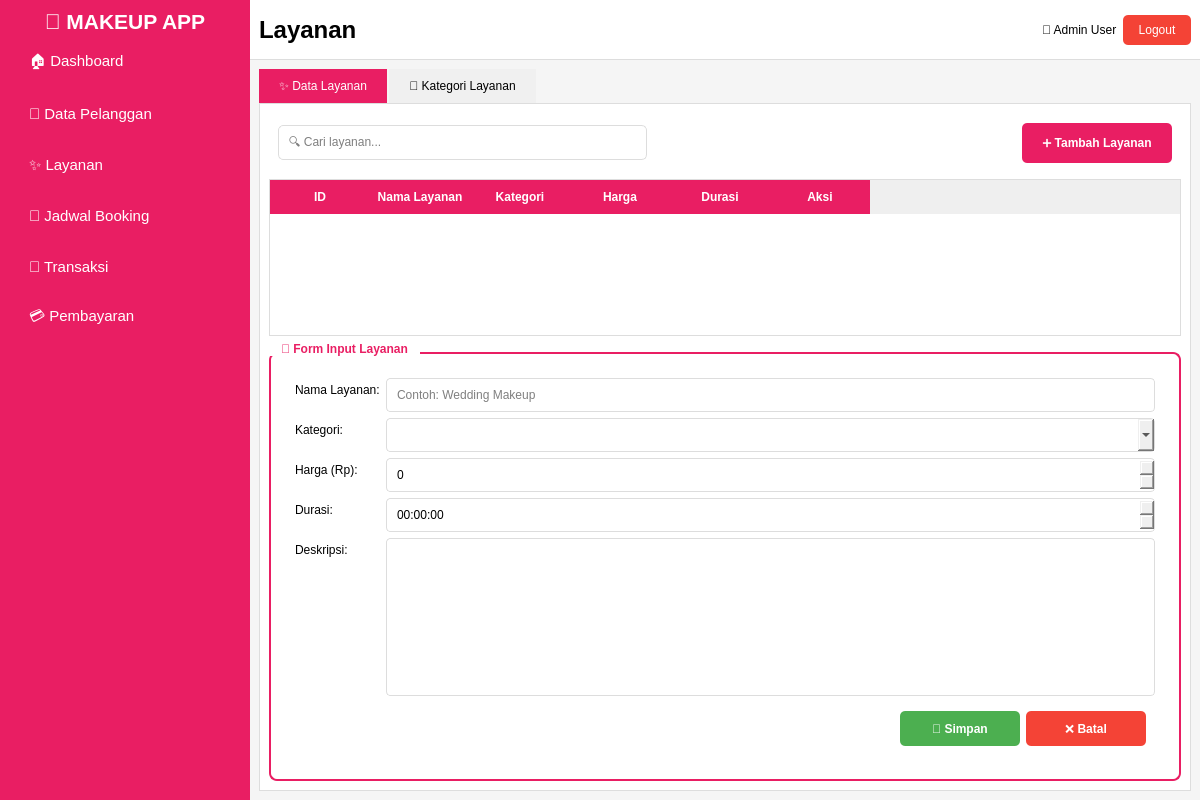
<?xml version="1.0" encoding="UTF-8"?>
<ui version="4.0">
 <class>MainWindow</class>
 <widget class="QMainWindow" name="MainWindow">
  <property name="geometry">
   <rect>
    <x>0</x>
    <y>0</y>
    <width>1200</width>
    <height>800</height>
   </rect>
  </property>
  <property name="windowTitle">
   <string>Layanan - Aplikasi Jasa Makeup</string>
  </property>
  <widget class="QWidget" name="centralwidget">
   <layout class="QHBoxLayout" name="horizontalLayout">
    <property name="spacing">
     <number>0</number>
    </property>
    <property name="leftMargin">
     <number>0</number>
    </property>
    <property name="topMargin">
     <number>0</number>
    </property>
    <property name="rightMargin">
     <number>0</number>
    </property>
    <property name="bottomMargin">
     <number>0</number>
    </property>
    <item>
     <widget class="QFrame" name="frameSidebar">
      <property name="minimumSize">
       <size>
        <width>250</width>
        <height>0</height>
       </size>
      </property>
      <property name="maximumSize">
       <size>
        <width>250</width>
        <height>16777215</height>
       </size>
      </property>
      <property name="styleSheet">
       <string notr="true">QFrame#frameSidebar {
    background-color: #E91E63;
}

QPushButton {
    background-color: transparent;
    color: white;
    text-align: left;
    padding-left: 20px;
    border: none;
    font-size: 11pt;
}

QPushButton:hover {
    background-color: #C2185B;
}

QLabel {
    color: white;
}</string>
      </property>
      <layout class="QVBoxLayout" name="verticalLayout">
       <item>
        <widget class="QLabel" name="lblLogo">
         <property name="font">
          <font>
           <pointsize>16</pointsize>
           <weight>75</weight>
           <bold>true</bold>
          </font>
         </property>
         <property name="text">
          <string>💄 MAKEUP APP</string>
         </property>
         <property name="alignment">
          <set>Qt::AlignCenter</set>
         </property>
         <property name="margin">
          <number>20</number>
         </property>
        </widget>
       </item>
       <item>
        <widget class="QPushButton" name="btnDashboard">
         <property name="minimumSize">
          <size>
           <width>0</width>
           <height>45</height>
          </size>
         </property>
         <property name="text">
          <string>🏠 Dashboard</string>
         </property>
        </widget>
       </item>
       <item>
        <widget class="QPushButton" name="btnPelanggan">
         <property name="minimumSize">
          <size>
           <width>0</width>
           <height>45</height>
          </size>
         </property>
         <property name="text">
          <string>👥 Data Pelanggan</string>
         </property>
        </widget>
       </item>
       <item>
        <widget class="QPushButton" name="btnLayanan">
         <property name="minimumSize">
          <size>
           <width>0</width>
           <height>45</height>
          </size>
         </property>
         <property name="text">
          <string>✨ Layanan</string>
         </property>
        </widget>
       </item>
       <item>
        <widget class="QPushButton" name="btnJadwal">
         <property name="minimumSize">
          <size>
           <width>0</width>
           <height>45</height>
          </size>
         </property>
         <property name="text">
          <string>📅 Jadwal Booking</string>
         </property>
        </widget>
       </item>
       <item>
        <widget class="QPushButton" name="btnTransaksi">
         <property name="minimumSize">
          <size>
           <width>0</width>
           <height>45</height>
          </size>
         </property>
         <property name="text">
          <string>🛒 Transaksi</string>
         </property>
        </widget>
       </item>
       <item>
        <widget class="QPushButton" name="btnPembayaran">
         <property name="minimumSize">
          <size>
           <width>0</width>
           <height>45</height>
          </size>
         </property>
         <property name="text">
          <string>💳 Pembayaran</string>
         </property>
        </widget>
       </item>
       <item>
        <spacer name="verticalSpacer">
         <property name="orientation">
          <enum>Qt::Vertical</enum>
         </property>
         <property name="sizeHint" stdset="0">
          <size>
           <width>20</width>
           <height>40</height>
          </size>
         </property>
        </spacer>
       </item>
      </layout>
     </widget>
    </item>
    <item>
     <widget class="QWidget" name="widgetContent" native="true">
      <layout class="QVBoxLayout" name="verticalLayout_2">
       <property name="spacing">
        <number>0</number>
       </property>
       <property name="leftMargin">
        <number>0</number>
       </property>
       <property name="topMargin">
        <number>0</number>
       </property>
       <property name="rightMargin">
        <number>0</number>
       </property>
       <property name="bottomMargin">
        <number>0</number>
       </property>
       <item>
        <widget class="QFrame" name="frameHeader">
         <property name="minimumSize">
          <size>
           <width>0</width>
           <height>60</height>
          </size>
         </property>
         <property name="maximumSize">
          <size>
           <width>16777215</width>
           <height>60</height>
          </size>
         </property>
         <property name="styleSheet">
          <string notr="true">QFrame#frameHeader {
    background-color: white;
    border-bottom: 1px solid #ddd;
}</string>
         </property>
         <layout class="QHBoxLayout" name="horizontalLayout_2">
          <item>
           <widget class="QLabel" name="lblPageTitle">
            <property name="font">
             <font>
              <pointsize>18</pointsize>
              <weight>75</weight>
              <bold>true</bold>
             </font>
            </property>
            <property name="text">
             <string>Layanan</string>
            </property>
           </widget>
          </item>
          <item>
           <spacer name="horizontalSpacer">
            <property name="orientation">
             <enum>Qt::Horizontal</enum>
            </property>
            <property name="sizeHint" stdset="0">
             <size>
              <width>40</width>
              <height>20</height>
             </size>
            </property>
           </spacer>
          </item>
          <item>
           <widget class="QLabel" name="lblUsername">
            <property name="text">
             <string>👤 Admin User</string>
            </property>
           </widget>
          </item>
          <item>
           <widget class="QPushButton" name="btnLogout">
            <property name="styleSheet">
             <string notr="true">QPushButton {
    background-color: #f44336;
    color: white;
    border: none;
    border-radius: 5px;
    padding: 8px 15px;
}
QPushButton:hover {
    background-color: #da190b;
}</string>
            </property>
            <property name="text">
             <string>Logout</string>
            </property>
           </widget>
          </item>
         </layout>
        </widget>
       </item>
       <item>
        <widget class="QWidget" name="pageContent" native="true">
         <property name="styleSheet">
          <string notr="true">QWidget#pageContent {
    background-color: #f5f5f5;
}

QTabWidget::pane {
    border: 1px solid #ddd;
    background-color: white;
}

QTabBar::tab {
    background-color: #f0f0f0;
    padding: 10px 20px;
    margin-right: 2px;
}

QTabBar::tab:selected {
    background-color: #E91E63;
    color: white;
}</string>
         </property>
         <layout class="QVBoxLayout" name="verticalLayout_3">
          <item>
           <widget class="QTabWidget" name="tabLayanan">
            <property name="currentIndex">
             <number>0</number>
            </property>
            <widget class="QWidget" name="tabDataLayanan">
             <attribute name="title">
              <string>✨ Data Layanan</string>
             </attribute>
             <layout class="QVBoxLayout" name="verticalLayout_4">
              <item>
               <widget class="QFrame" name="frameSearch">
                <property name="minimumSize">
                 <size>
                  <width>0</width>
                  <height>60</height>
                 </size>
                </property>
                <property name="maximumSize">
                 <size>
                  <width>16777215</width>
                  <height>60</height>
                 </size>
                </property>
                <layout class="QHBoxLayout" name="horizontalLayout_3">
                 <item>
                  <widget class="QLineEdit" name="txtSearchLayanan">
                   <property name="minimumSize">
                    <size>
                     <width>300</width>
                     <height>35</height>
                    </size>
                   </property>
                   <property name="styleSheet">
                    <string notr="true">QLineEdit {
    border: 1px solid #ddd;
    border-radius: 5px;
    padding: 8px;
}
QLineEdit:focus {
    border: 2px solid #E91E63;
}</string>
                   </property>
                   <property name="placeholderText">
                    <string>🔍 Cari layanan...</string>
                   </property>
                  </widget>
                 </item>
                 <item>
                  <spacer name="horizontalSpacer_2">
                   <property name="orientation">
                    <enum>Qt::Horizontal</enum>
                   </property>
                   <property name="sizeHint" stdset="0">
                    <size>
                     <width>40</width>
                     <height>20</height>
                    </size>
                   </property>
                  </spacer>
                 </item>
                 <item>
                  <widget class="QPushButton" name="btnTambahLayanan">
                   <property name="minimumSize">
                    <size>
                     <width>0</width>
                     <height>40</height>
                    </size>
                   </property>
                   <property name="styleSheet">
                    <string notr="true">QPushButton {
    background-color: #E91E63;
    color: white;
    padding: 10px 20px;
    border: none;
    border-radius: 5px;
    font-weight: bold;
}
QPushButton:hover {
    background-color: #C2185B;
}</string>
                   </property>
                   <property name="text">
                    <string>➕ Tambah Layanan</string>
                   </property>
                  </widget>
                 </item>
                </layout>
               </widget>
              </item>
              <item>
               <widget class="QTableWidget" name="tableLayanan">
                <property name="styleSheet">
                 <string notr="true">QTableWidget {
    background-color: white;
    border: 1px solid #ddd;
    gridline-color: #f0f0f0;
}
QTableWidget::item:selected {
    background-color: #FCE4EC;
    color: #333;
}
QHeaderView::section {
    background-color: #E91E63;
    color: white;
    padding: 8px;
    border: none;
    font-weight: bold;
}</string>
                </property>
                <property name="alternatingRowColors">
                 <bool>true</bool>
                </property>
                <column>
                 <property name="text">
                  <string>ID</string>
                 </property>
                </column>
                <column>
                 <property name="text">
                  <string>Nama Layanan</string>
                 </property>
                </column>
                <column>
                 <property name="text">
                  <string>Kategori</string>
                 </property>
                </column>
                <column>
                 <property name="text">
                  <string>Harga</string>
                 </property>
                </column>
                <column>
                 <property name="text">
                  <string>Durasi</string>
                 </property>
                </column>
                <column>
                 <property name="text">
                  <string>Aksi</string>
                 </property>
                </column>
               </widget>
              </item>
              <item>
               <widget class="QGroupBox" name="groupFormLayanan">
                <property name="styleSheet">
                 <string notr="true">QGroupBox {
    border: 2px solid #E91E63;
    border-radius: 8px;
    margin-top: 10px;
    padding: 15px;
    background-color: white;
    font-weight: bold;
}
QGroupBox::title {
    subcontrol-origin: margin;
    subcontrol-position: top left;
    padding: 0 10px;
    background-color: white;
    color: #E91E63;
}</string>
                </property>
                <property name="title">
                 <string>📝 Form Input Layanan</string>
                </property>
                <layout class="QFormLayout" name="formLayout">
                 <item row="0" column="0">
                  <widget class="QLabel" name="label">
                   <property name="text">
                    <string>Nama Layanan:</string>
                   </property>
                  </widget>
                 </item>
                 <item row="0" column="1">
                  <widget class="QLineEdit" name="txtNamaLayanan">
                   <property name="styleSheet">
                    <string notr="true">QLineEdit {
    border: 1px solid #ddd;
    border-radius: 4px;
    padding: 8px;
}</string>
                   </property>
                   <property name="placeholderText">
                    <string>Contoh: Wedding Makeup</string>
                   </property>
                  </widget>
                 </item>
                 <item row="1" column="0">
                  <widget class="QLabel" name="label_2">
                   <property name="text">
                    <string>Kategori:</string>
                   </property>
                  </widget>
                 </item>
                 <item row="1" column="1">
                  <widget class="QComboBox" name="cmbKategori">
                   <property name="styleSheet">
                    <string notr="true">QComboBox {
    border: 1px solid #ddd;
    border-radius: 4px;
    padding: 8px;
}</string>
                   </property>
                  </widget>
                 </item>
                 <item row="2" column="0">
                  <widget class="QLabel" name="label_3">
                   <property name="text">
                    <string>Harga (Rp):</string>
                   </property>
                  </widget>
                 </item>
                 <item row="2" column="1">
                  <widget class="QSpinBox" name="spinHarga">
                   <property name="styleSheet">
                    <string notr="true">QSpinBox {
    border: 1px solid #ddd;
    border-radius: 4px;
    padding: 8px;
}</string>
                   </property>
                   <property name="maximum">
                    <number>999999999</number>
                   </property>
                  </widget>
                 </item>
                 <item row="3" column="0">
                  <widget class="QLabel" name="label_4">
                   <property name="text">
                    <string>Durasi:</string>
                   </property>
                  </widget>
                 </item>
                 <item row="3" column="1">
                  <widget class="QTimeEdit" name="timeDurasi">
                   <property name="styleSheet">
                    <string notr="true">QTimeEdit {
    border: 1px solid #ddd;
    border-radius: 4px;
    padding: 8px;
}</string>
                   </property>
                  </widget>
                 </item>
                 <item row="4" column="0">
                  <widget class="QLabel" name="label_5">
                   <property name="text">
                    <string>Deskripsi:</string>
                   </property>
                  </widget>
                 </item>
                 <item row="4" column="1">
                  <widget class="QTextEdit" name="txtDeskripsi">
                   <property name="minimumSize">
                    <size>
                     <width>0</width>
                     <height>60</height>
                    </size>
                   </property>
                   <property name="styleSheet">
                    <string notr="true">QTextEdit {
    border: 1px solid #ddd;
    border-radius: 4px;
    padding: 8px;
}</string>
                   </property>
                  </widget>
                 </item>
                 <item row="5" column="1">
                  <widget class="QWidget" name="widget" native="true">
                   <layout class="QHBoxLayout" name="horizontalLayout_4">
                    <item>
                     <spacer name="horizontalSpacer_3">
                      <property name="orientation">
                       <enum>Qt::Horizontal</enum>
                      </property>
                      <property name="sizeHint" stdset="0">
                       <size>
                        <width>40</width>
                        <height>20</height>
                       </size>
                      </property>
                     </spacer>
                    </item>
                    <item>
                     <widget class="QPushButton" name="btnSimpanLayanan">
                      <property name="minimumSize">
                       <size>
                        <width>120</width>
                        <height>35</height>
                       </size>
                      </property>
                      <property name="styleSheet">
                       <string notr="true">QPushButton {
    background-color: #4CAF50;
    color: white;
    border: none;
    border-radius: 5px;
    font-weight: bold;
}
QPushButton:hover {
    background-color: #45a049;
}</string>
                      </property>
                      <property name="text">
                       <string>💾 Simpan</string>
                      </property>
                     </widget>
                    </item>
                    <item>
                     <widget class="QPushButton" name="btnBatalLayanan">
                      <property name="minimumSize">
                       <size>
                        <width>120</width>
                        <height>35</height>
                       </size>
                      </property>
                      <property name="styleSheet">
                       <string notr="true">QPushButton {
    background-color: #f44336;
    color: white;
    border: none;
    border-radius: 5px;
    font-weight: bold;
}
QPushButton:hover {
    background-color: #da190b;
}</string>
                      </property>
                      <property name="text">
                       <string>❌ Batal</string>
                      </property>
                     </widget>
                    </item>
                   </layout>
                  </widget>
                 </item>
                </layout>
               </widget>
              </item>
             </layout>
            </widget>
            <widget class="QWidget" name="tabKategori">
             <attribute name="title">
              <string>📂 Kategori Layanan</string>
             </attribute>
             <layout class="QVBoxLayout" name="verticalLayout_5">
              <item>
               <widget class="QFrame" name="frame">
                <property name="minimumSize">
                 <size>
                  <width>0</width>
                  <height>60</height>
                 </size>
                </property>
                <property name="maximumSize">
                 <size>
                  <width>16777215</width>
                  <height>60</height>
                 </size>
                </property>
                <layout class="QHBoxLayout" name="horizontalLayout_5">
                 <item>
                  <widget class="QLineEdit" name="txtSearchKategori">
                   <property name="minimumSize">
                    <size>
                     <width>300</width>
                     <height>35</height>
                    </size>
                   </property>
                   <property name="styleSheet">
                    <string notr="true">QLineEdit {
    border: 1px solid #ddd;
    border-radius: 5px;
    padding: 8px;
}</string>
                   </property>
                   <property name="placeholderText">
                    <string>🔍 Cari kategori...</string>
                   </property>
                  </widget>
                 </item>
                 <item>
                  <spacer name="horizontalSpacer_4">
                   <property name="orientation">
                    <enum>Qt::Horizontal</enum>
                   </property>
                   <property name="sizeHint" stdset="0">
                    <size>
                     <width>40</width>
                     <height>20</height>
                    </size>
                   </property>
                  </spacer>
                 </item>
                 <item>
                  <widget class="QPushButton" name="btnTambahKategori">
                   <property name="minimumSize">
                    <size>
                     <width>0</width>
                     <height>40</height>
                    </size>
                   </property>
                   <property name="styleSheet">
                    <string notr="true">QPushButton {
    background-color: #E91E63;
    color: white;
    padding: 10px 20px;
    border: none;
    border-radius: 5px;
    font-weight: bold;
}
QPushButton:hover {
    background-color: #C2185B;
}</string>
                   </property>
                   <property name="text">
                    <string>➕ Tambah Kategori</string>
                   </property>
                  </widget>
                 </item>
                </layout>
               </widget>
              </item>
              <item>
               <widget class="QTableWidget" name="tableKategori">
                <property name="styleSheet">
                 <string notr="true">QTableWidget {
    background-color: white;
    border: 1px solid #ddd;
    gridline-color: #f0f0f0;
}
QTableWidget::item:selected {
    background-color: #FCE4EC;
    color: #333;
}
QHeaderView::section {
    background-color: #E91E63;
    color: white;
    padding: 8px;
    border: none;
    font-weight: bold;
}</string>
                </property>
                <property name="alternatingRowColors">
                 <bool>true</bool>
                </property>
                <column>
                 <property name="text">
                  <string>ID</string>
                 </property>
                </column>
                <column>
                 <property name="text">
                  <string>Nama Kategori</string>
                 </property>
                </column>
                <column>
                 <property name="text">
                  <string>Aksi</string>
                 </property>
                </column>
               </widget>
              </item>
             </layout>
            </widget>
           </widget>
          </item>
         </layout>
        </widget>
       </item>
      </layout>
     </widget>
    </item>
   </layout>
  </widget>
 </widget>
 <resources/>
 <connections/>
</ui>
